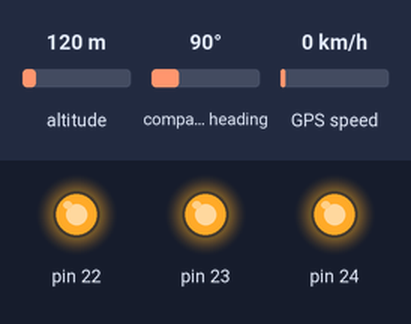
Recording of a sketch running on a simulated Arduino Mega 2560, built with avr-gcc and run on an emulated ATmega2560. Parts: output pins drawn as LEDs (lit = HIGH). The test bench sets the inputs (shaded band); at power-on: altitude 120 m, compass heading 90°, GPS speed 0 km/h. The GPS gets a fix after 3 s at 37.7749, -122.4194 with 8 satellites; what the sketch prints to the serial monitor is not drawn.

Above: at 0.2 s.
At 1.9 s:
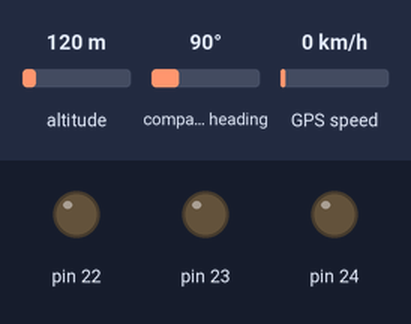
Timing chart, 0 to 3.0 s (numbered marks = the images above):
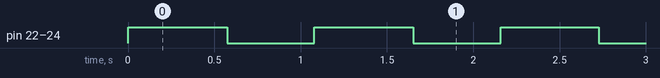

Measured:
- by itself, pin 22–24: alternates HIGH for 0.58 s and LOW for 0.51 s

The sketch:

HPAC24-GPS-ver1.0.ino
```cpp
/*
HPAC24 MainOBC-GPS検証用コード
作成日2024/02/19
制作者：渡邉
参考記事
https://how2electronics.com/how-to-interface-quectel-l80-gps-module-with-arduino/

メモ
2024/02/19：GPSが信号受信しているか確認するために、受信したらLEDを点滅させるコードに改編
*/

#include <TinyGPS++.h>

long lat, lon;

TinyGPSPlus gps;

void setup()
{
  Serial.begin(9600); // connect gps sensor
  Serial1.begin(9600);
  pinMode(22, OUTPUT);
  pinMode(23, OUTPUT);
  pinMode(24, OUTPUT);
}

void loop()
{
  while (Serial.available())     // check for gps data
  {
    digitalWrite(22, HIGH);
    digitalWrite(23, HIGH);
    digitalWrite(24, HIGH);

    if (gps.encode(Serial.read()))   // encode gps data
    {
      Serial1.print("SATS: ");
      Serial1.println(gps.satellites.value());
      Serial1.print("LAT: ");
      Serial1.println(gps.location.lat(), 6);
      Serial1.print("LONG: ");
      Serial1.println(gps.location.lng(), 6);
      Serial1.print("ALT: ");
      Serial1.println(gps.altitude.meters());
      Serial1.print("SPEED: ");
      Serial1.println(gps.speed.mps());

      Serial1.print("Date: ");
      Serial1.print(gps.date.day()); Serial.print("/");
      Serial1.print(gps.date.month()); Serial.print("/");
      Serial1.println(gps.date.year());

      Serial1.print("Hour: ");
      Serial1.print(gps.time.hour()); Serial.print(":");
      Serial1.print(gps.time.minute()); Serial.print(":");
      Serial1.println(gps.time.second());
      Serial1.println("---------------------------");
      delay(500);
      digitalWrite(22, LOW);
      digitalWrite(23, LOW);
      digitalWrite(24, LOW);
      delay(500);
    }
  }
}
```
